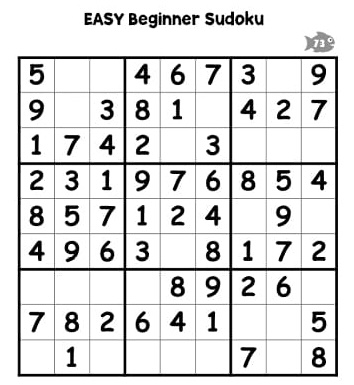
#> input picture images/sudoku_1.jpeg, 354 x 385 px, found by its file name
$ jupyter execute --allow-errors SudokuFinal.ipynb
#> lines starting #> are read from the running program, lines starting #| are printed output that depends on the picture; after the words box and inside, x2 and y2 are one past the last pixel; in counts of white or black regions, pixels touching at a corner belong together; long printed decimals are rounded
[cell 1]
import numpy as np
import cv2
import matplotlib.pyplot as plt
import imutils
import pytesseract

[cell 2]
file = 'sudoku_1.jpeg'
# file = file_names[0]

im_or = cv2.imread(file)
#> im_or is the input picture: shape (385, 354, 3); min 0, max 255, mean 221.7
img = cv2.imread(file, cv2.IMREAD_GRAYSCALE)
#> img: shape (385, 354); min 0, max 255, mean 221.7
plt.imshow(img)
plt.show()
img = cv2.GaussianBlur(img,(3,3),0)
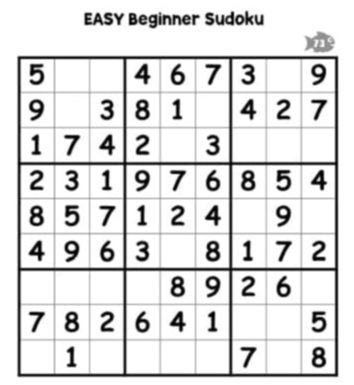
#> img: shape (385, 354); min 1, max 255, mean 221.7
img = cv2.threshold(img, 0, 255, cv2.THRESH_BINARY_INV + cv2.THRESH_OTSU)[1]
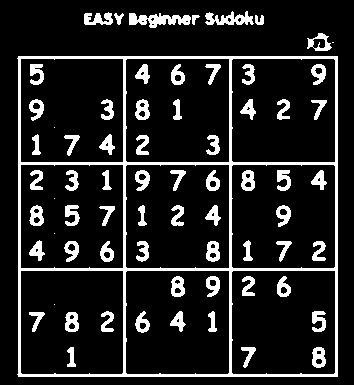
#> img: shape (385, 354); 13.4% white; 69 white regions (5 under 20 px)
plt.imshow(img, cmap = "gray")
plt.show()

cnts = cv2.findContours(img.copy(),cv2.RETR_TREE,cv2.CHAIN_APPROX_SIMPLE)
#> cnts = 117 contours, 20 with area under 20; largest, box (x1, y1, x2, y2) and area: (17, 56, 338, 377) 102082, (125, 58, 230, 163) 10805, (231, 58, 336, 163) 10804, (231, 270, 336, 375) 10802, (231, 164, 336, 269) 10802
print("len(cnts)", len(cnts))
#| len(cnts) 2
cnts = imutils.grab_contours(cnts)
print("len(cnts)",len(cnts))
#| len(cnts) 117
img_copy = img.copy()
print(img_copy.shape)
#| (385, 354)

max_area = len(img_copy) * len(img_copy[0]) / 9
#> max_area = 15143.3
min_area = max_area / 2
#> min_area = 7571.7
print(min_area)
#| 7571.667
print(max_area)
#| 15143.333

cell_max_area = max_area / 9
#> cell_max_area = 1682.6
cell_min_area = cell_max_area / 2
#> cell_min_area = 841.3
print(cell_min_area)
#| 841.296
print(cell_max_area)
#| 1682.593

# min_area = 1000
# max_area = 50000
image_number = 0
print("min_area", min_area, "max_area", max_area)
#| min_area 7571.667 max_area 15143.333
box_9X9 = []
box_3X3 = []
for c in cnts:
    # print(c)
    area = cv2.contourArea(c)
    print(area)
    # print(area)
    if area > min_area and area < max_area:
        print("area", area)
        # print(image_number)
        x,y,w,h = cv2.boundingRect(c)
        ROI = img[y:y+h, x:x+w]
        box_3X3.append(ROI)
        plt.imshow(ROI)
        plt.show()
        # cv2.imwrite('ROI_{}.png'.format(image_number), ROI)
        cv2.rectangle(img_copy, (x, y), (x + w, y + h), (100,255,12), 2)
        image_number += 1
    elif area > cell_min_area and area < cell_max_area:
        x,y,w,h = cv2.boundingRect(c)
        ROI = img[y:y+h, x:x+w]
        plt.imshow(ROI)
        plt.show()
        box_9X9.append(ROI)
#> this loop made 117 passes
#> (area, x, y, w) on passes 2, 11, 22, 30, 42, 56, 73, 81, 93: (10802.5, 231, 270, 105), (10799.5, 125, 270, 105), (10704, 20, 270, 104), (10802, 231, 164, 105), (10801, 125, 164, 105), (10706, 20, 164, 104), (10804.5, 231, 58, 105), (10805, 125, 58, 105), (10709, 20, 58, 104)
#> area on passes 1, 3, 4, 6, 7, 8: 102082, 217, 34, 104, 150.5, 178
#| 102082.0
#| 10802.5
#| area 10802.5
#| 217.0
#| 34.0
#| 18.0
#| 104.0
#| 150.5
#| 178.0
#> (further printed lines are left out)
#> pass 2, `ROI = img[y:y+h, x:x+w]`:
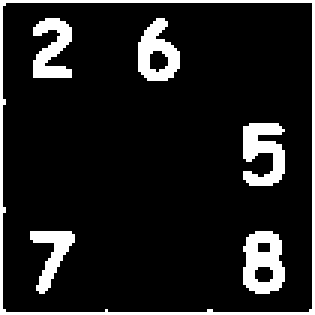
#> ROI: shape (105, 105) (shown 3 times larger); 11.8% white; 6 white regions, box (x1, y1, x2, y2) and area: (0, 0, 105, 105) 426, (81, 77, 95, 98) 207, (81, 41, 95, 62) 197, (46, 6, 60, 27) 173, (11, 6, 24, 26) 162, (10, 77, 25, 98) 135
#> after the loop:
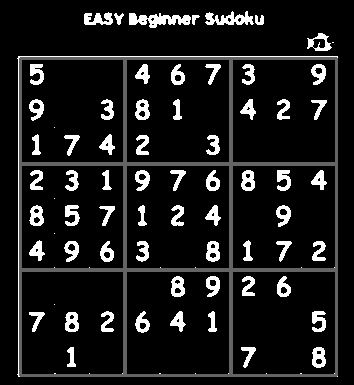
#> img_copy: shape (385, 354); 6.42% of pixels changed, all inside (x1, y1, x2, y2) = (19, 57, 338, 377)
#> after the loop, box_3X3 = 9 items; box_9X9 = []; image_number = 9
print(len(box_9X9))
#| 0
box_3X3 = box_3X3[::-1]
box_9X9 = box_9X9[::-1]

plt.imshow(img_copy)
plt.show()
plt.imshow(ROI)
plt.show()
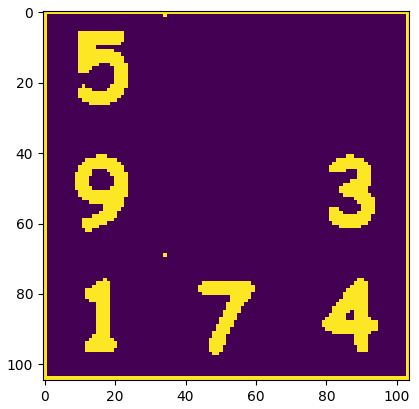
#> figure drawn by matplotlib, 1 panel

[cell 3]
box_3X3_value = np.array([[None for i in range(9)] for j in range(9)])

print(len(box_3X3))
#| 9
print(len(box_9X9))
#| 0
extra_pixel = 3


#> (the rest of this cell did not finish here and is left out)

[cell 4]
def solve_sudoku(sudoku):
    def get_3X3(i, j):
        return sudoku[3*(i//3): 3*(i//3 + 1), 3*(j//3): 3*(j//3 + 1)].reshape(9)

    def get_horizontal(i):
        return sudoku[i]

    def get_vertical(j):
        return sudoku[:, j]

    def get_missing(li):
        org_val = np.arange(1, 10)
        return np.setdiff1d(org_val, li)

    prev_len = len(sudoku[sudoku == None])
    curr_len = -1

    while curr_len != 0 and prev_len != curr_len:
        # print(prev_len, curr_len)
        prev_len = len(sudoku[sudoku == None])
        for i in range(9):
            for j in range(9):
                if sudoku[i, j] is None:
                    val_3X3 = get_3X3(i, j)
                    val_horizontal = get_horizontal(i)
                    val_vertical = get_vertical(j)

                    result = np.concatenate((val_3X3, val_horizontal, val_vertical), axis=-1)
                    result = np.unique(result[result != None])
                    # print(result)
                    missing_val = get_missing(result)
                    # print(missing_val)
                    if len(missing_val) == 1:
                        sudoku[i, j] = missing_val[0]
        curr_len = len(sudoku[sudoku == None])
        # print(prev_len, curr_len)
    return sudoku

# # Example usage
# sudo_or = np.array([
#     [5, None, None, 4, 6, 7, 3, None, 9],
#     [9, None, 3, 8, 1, None, 4, 2, 7],
#     [1, 7, 4, 2, None, 3, None, None, None],
#     [2, 3, 1, 9, 7, 6, 8, 5, 4],
#     [8, 5, 7, 1, 2, 4, None, 9, None],
#     [4, 9, 6, 3, None, 8, 1, 7, 2],
#     [None, None, None, None, 8, 9, 2, 6, None],
#     [7, 8 , 2, 6, 4, 1, None, None, 5],
#     [None, 1, None, None, None, None, 7, None, 8]
# ])
print(box_3X3_value)
solved_sudoku = solve_sudoku(box_3X3_value)
print(solved_sudoku)

[cell 5]
# For Visualizing

line_broad = 3
line_slim = 1
cell_width = 99
size = (cell_width * 3) + (line_broad*4) + (line_slim * 6)
print(size)
sudo_img = np.zeros([size,size],dtype=np.uint8)
sudo_img.fill(255)

# Make Grids

# Horizontal Grids

# gappings = cell_width + line_broad + 2*line_slim
gappings = 0

# Border line
gappings += line_broad
sudo_img[0:gappings].fill(0)
sudo_img[-gappings:].fill(0)
sudo_img[:, 0:gappings].fill(0)
sudo_img[:, -gappings:].fill(0)

# 1st Slim line
gappings += cell_width//3
sudo_img[gappings : (gappings + line_slim)].fill(0)
sudo_img[-(gappings + line_slim): -(gappings)].fill(0)
sudo_img[:, gappings: gappings + line_slim].fill(0)
sudo_img[:, -(gappings + line_slim): -gappings].fill(0)

# 2st Slim line
gappings += cell_width//3
gappings += line_slim
sudo_img[gappings : gappings + line_slim].fill(0)
sudo_img[-(gappings + line_slim): -(gappings)].fill(0)
sudo_img[:, gappings: gappings + line_slim].fill(0)
sudo_img[:, -(gappings + line_slim): -gappings].fill(0)

# 1st Broad line
gappings += cell_width//3
gappings += line_broad
sudo_img[gappings : gappings + line_broad].fill(0)
sudo_img[-(gappings + line_broad): -(gappings)].fill(0)
sudo_img[:, gappings: gappings + line_broad].fill(0)
sudo_img[:, -(gappings + line_broad): -gappings].fill(0)

# 3rd Slim line
gappings += cell_width//3
gappings += line_slim
sudo_img[gappings : gappings + line_slim].fill(0)
sudo_img[-(gappings + line_slim): -(gappings)].fill(0)
sudo_img[:, gappings: gappings + line_slim].fill(0)
sudo_img[:, -(gappings + line_slim): -gappings].fill(0)

font = cv2.FONT_HERSHEY_SIMPLEX
#> font = 0
for i in range(len(box_3X3_value)):
    for j in range(len(box_3X3_value[0])):
        if j < 3:
            gapping_j = -2
        elif j < 6:
            gapping_j = 3
        else:
            gapping_j = 7

        if i < 3:
            gapping_i = 5
        elif i < 6:
            gapping_i = 5
        else:
            gapping_i = 7
        if solved_sudoku[i,j]:
            cv2.putText(sudo_img, str(solved_sudoku[i,j]), (gapping_i + i*35,(j+1)*33 + gapping_j), font, 1, 0, 1, cv2.LINE_AA)
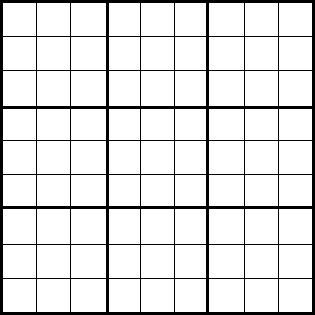
#> sudo_img: shape (315, 315); 88.9% white; 1 black region, box (x1, y1, x2, y2) and area: (0, 0, 315, 315) 11016

# print(sudo_img)
# plt.imshow(sudo_img, cmap = "gray")

[cell 6]
fig = plt.figure()

fig.set_size_inches(10,5)
ax1 = fig.add_subplot(1,2,1)
ax1.title.set_text("Original Image uploaded")
ax1.set_xticks([])
ax1.set_yticks([])
ax1.imshow(im_or)
ax2 = fig.add_subplot(1,2,2)
ax2.title.set_text("Sudoku Solution")
ax2.set_xticks([])
ax2.set_yticks([])
ax2.imshow(sudo_img, cmap = "gray")
fig.savefig('temp.png', dpi=fig.dpi)

$ run again, with images/temp.png saved as images/sudoku_1.jpeg
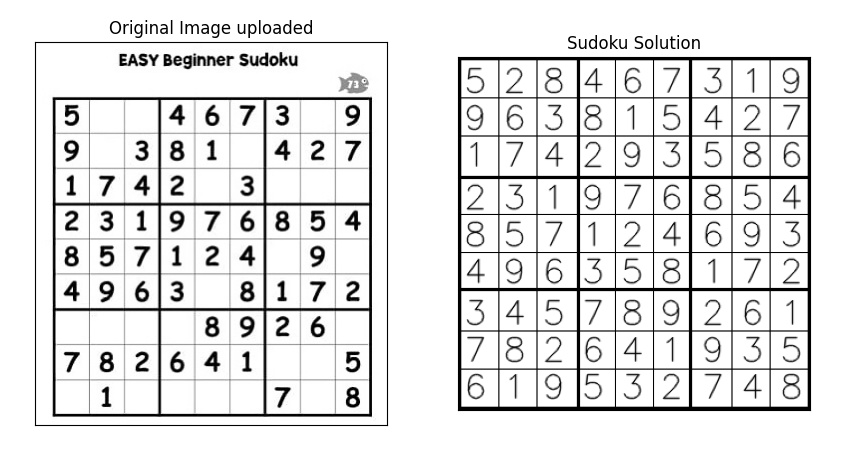
#> input picture images/temp.png, 852 x 451 px, found by its file name
#> im_or is the input picture: shape (451, 852, 3); min 0, max 255, mean 227.2
#> `img = cv2.threshold(img, 0, 255, cv2.THRESH_BINARY_INV + cv2.THRESH_OT..`:
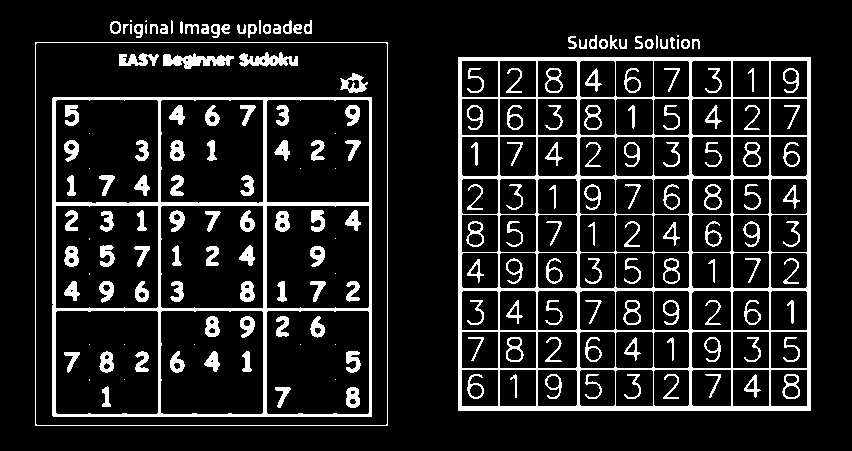
#> img: shape (451, 852); 13.1% white; 199 white regions (21 under 20 px)
#> cnts = 388 contours, 50 with area under 20; largest, box (x1, y1, x2, y2) and area: (35, 42, 388, 426) 134816, (35, 42, 388, 426) 134808, (458, 57, 811, 411) 124256, (52, 97, 372, 417) 101759, (55, 310, 159, 415) 10692
#| len(cnts) 2
#| len(cnts) 388
#| (451, 852)
#> max_area = 42694.7
#> min_area = 21347.3
#| 21347.333
#| 42694.667
#> cell_max_area = 4743.9
#> cell_min_area = 2371.9
#| 2371.926
#| 4743.852
#| min_area 21347.333 max_area 42694.667
#> the loop `for c in cnts:` made 388 passes
#> area on passes 2 to 4: 1367, 326, 139
#> (printed output is left out)
#> after the loop `for c in cnts:`: box_3X3 = []; image_number = 0
#| 0
#| 0
#| 0
#> `fig.savefig('temp.png', dpi=fig.dpi)`:
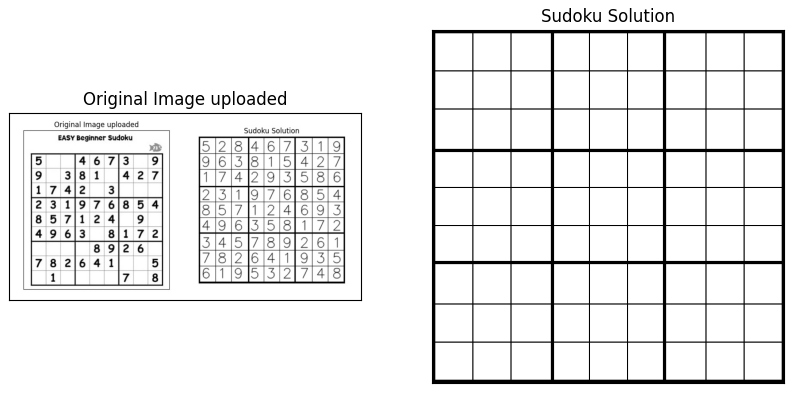
#> figure drawn by matplotlib, 2 panels
